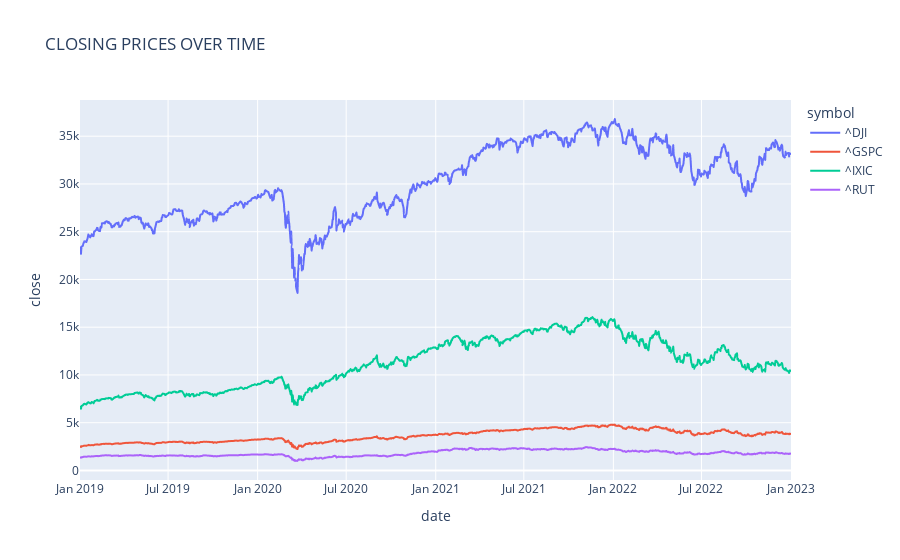

Write notebook code for a chart like this one.
### Code cell
fig.update_xaxes(range=["2019-01-01", "2023-01-01"])

### Figure 1 — Plotly figure (JSON) as saved in the notebook; plotly's stock layout.template omitted (floating-point values rounded to 4 significant figures; data arrays with more than 128 entries replaced by an {"elided": "..."} marker saying what was removed)
{"data": [{"hovertemplate": "symbol=^DJI<br>date=%{x}<br>close=%{y}<extra></extra>", "legendgroup": "^DJI", "line": {"color": "#636efa", "dash": "solid"}, "marker": {"symbol": "circle"}, "mode": "lines", "name": "^DJI", "showlegend": true, "type": "scattergl", "x": {"elided": "1258 str values"}, "xaxis": "x", "y": {"elided": "1258 float values"}, "yaxis": "y"}, {"hovertemplate": "symbol=^GSPC<br>date=%{x}<br>close=%{y}<extra></extra>", "legendgroup": "^GSPC", "line": {"color": "#EF553B", "dash": "solid"}, "marker": {"symbol": "circle"}, "mode": "lines", "name": "^GSPC", "showlegend": true, "type": "scattergl", "x": {"elided": "1258 str values"}, "xaxis": "x", "y": {"elided": "1258 float values"}, "yaxis": "y"}, {"hovertemplate": "symbol=^IXIC<br>date=%{x}<br>close=%{y}<extra></extra>", "legendgroup": "^IXIC", "line": {"color": "#00cc96", "dash": "solid"}, "marker": {"symbol": "circle"}, "mode": "lines", "name": "^IXIC", "showlegend": true, "type": "scattergl", "x": {"elided": "1258 str values"}, "xaxis": "x", "y": {"elided": "1258 float values"}, "yaxis": "y"}, {"hovertemplate": "symbol=^RUT<br>date=%{x}<br>close=%{y}<extra></extra>", "legendgroup": "^RUT", "line": {"color": "#ab63fa", "dash": "solid"}, "marker": {"symbol": "circle"}, "mode": "lines", "name": "^RUT", "showlegend": true, "type": "scattergl", "x": {"elided": "1258 str values"}, "xaxis": "x", "y": {"elided": "1258 float values"}, "yaxis": "y"}], "layout": {"legend": {"title": {"text": "symbol"}, "tracegroupgap": 0}, "title": {"text": "CLOSING PRICES OVER TIME"}, "xaxis": {"anchor": "y", "domain": [0, 1], "range": ["2019-01-01", "2023-01-01"], "title": {"text": "date"}}, "yaxis": {"anchor": "x", "domain": [0, 1], "title": {"text": "close"}}}}
